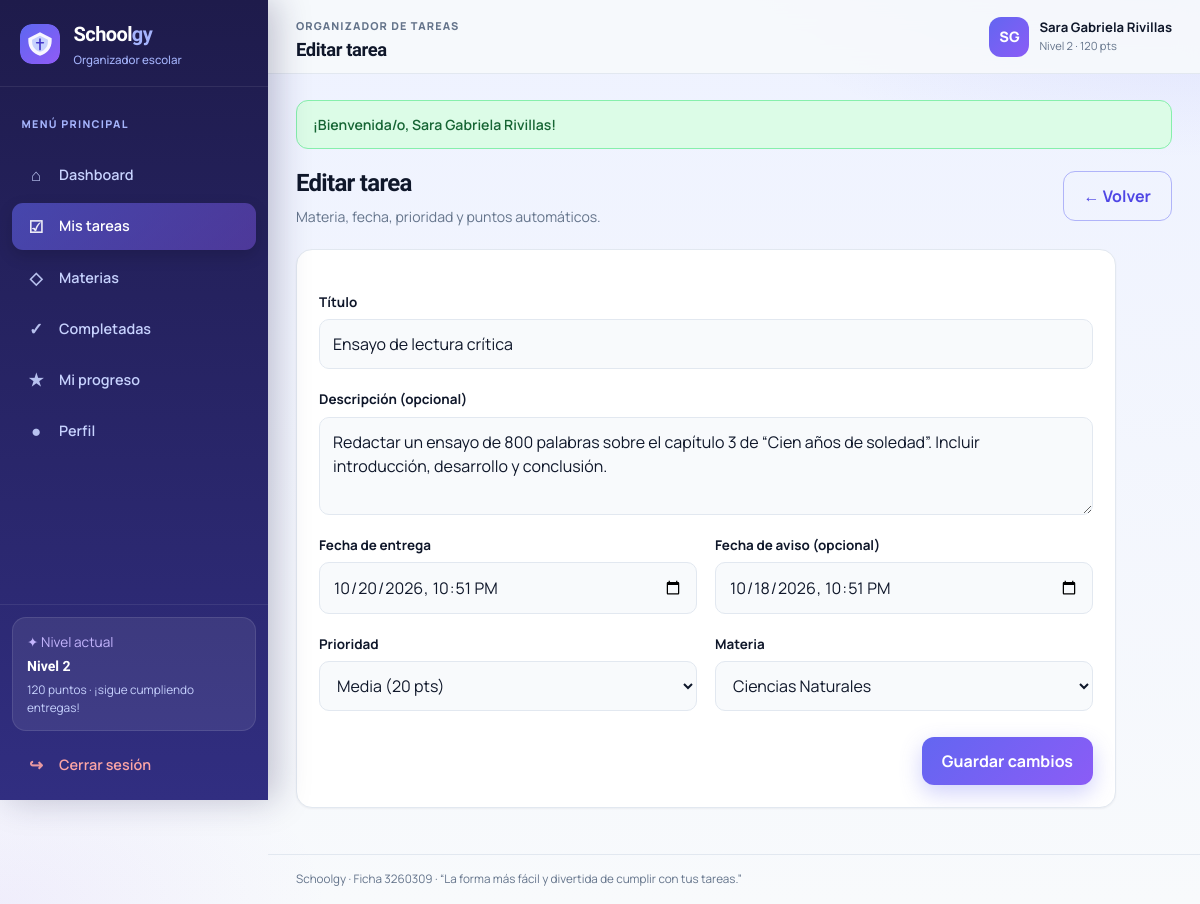
The page /tarea_form.php?id=2 (signed in) on the database its author committed.
### tables this page shows
CREATE TABLE tarea (
  id_tarea       INT UNSIGNED AUTO_INCREMENT PRIMARY KEY,
  titulo         VARCHAR(150) NOT NULL,
  descripcion    TEXT NULL,
  fecha_entrega  DATETIME NOT NULL,
  fecha_aviso    DATETIME NULL,
  prioridad      ENUM('alta','media','baja') NOT NULL DEFAULT 'media',
  estado         ENUM('pendiente','completada') NOT NULL DEFAULT 'pendiente',
  puntos         INT NOT NULL DEFAULT 10,
  id_usuario     INT UNSIGNED NOT NULL,
  id_materia     INT UNSIGNED NOT NULL,
  completada_en  DATETIME NULL,
  CONSTRAINT fk_tarea_usuario
    FOREIGN KEY (id_usuario) REFERENCES usuario (id_usuario)
    ON UPDATE CASCADE
    ON DELETE RESTRICT,
  CONSTRAINT fk_tarea_materia
    FOREIGN KEY (id_materia) REFERENCES materia (id_materia)
    ON UPDATE CASCADE
    ON DELETE RESTRICT
);

### includes/funciones.php (called while the page is built, shortened)
<?php
function e(string $texto): string
{
    return htmlspecialchars($texto, ENT_QUOTES, 'UTF-8');
}

### tarea_form.php (the view, shortened to what this page needs)
<?php
require_once __DIR__ . '/includes/conexion.php';
require_once __DIR__ . '/includes/funciones.php';
$id = (int) $_SESSION['id_usuario'];
$idTarea = (int) ($_GET['id'] ?? 0);
$tarea = null;
if ($idTarea > 0) {
    $s = $mysqli->prepare(
        'SELECT * FROM tarea WHERE id_tarea = ? AND id_usuario = ? LIMIT 1'
    );
    $s->bind_param('ii', $idTarea, $id);
    $s->execute();
    $tarea = $s->get_result()->fetch_assoc();
}
$mats = $mysqli->prepare('SELECT id_materia, nombre, color FROM materia WHERE id_usuario = ? ORDER BY nombre');
$mats->bind_param('i', $id);
$mats->execute();
$materias = $mats->get_result()->fetch_all(MYSQLI_ASSOC);
$vTitulo = $_POST['titulo'] ?? ($tarea['titulo'] ?? '');
$vDesc   = $_POST['descripcion'] ?? ($tarea['descripcion'] ?? '');
$vPrio   = $_POST['prioridad'] ?? ($tarea['prioridad'] ?? 'media');
$vMat    = (int) ($_POST['id_materia'] ?? ($tarea['id_materia'] ?? 0));
function aDatetimeLocal(?string $sqlFecha): string
{
    $dt = DateTime::createFromFormat('Y-m-d H:i:s', $sqlFecha);
    return $dt ? $dt->format('Y-m-d\TH:i') : '';
}
$vEntrega = $_POST['fecha_entrega'] ?? aDatetimeLocal($tarea['fecha_entrega'] ?? null);
$vAviso   = $_POST['fecha_aviso'] ?? aDatetimeLocal($tarea['fecha_aviso'] ?? null);
$tituloPagina = $tarea ? 'Editar tarea' : 'Registrar tarea';
require __DIR__ . '/includes/layout_inicio.php';
?>
<div class="page-heading">
  <div>
    <h1><?= e($tituloPagina) ?></h1>
    <p>Materia, fecha, prioridad y puntos automáticos.</p>
  </div>
  <a class="btn btn-outline" href="tareas.php">← Volver</a>
</div>
<section class="section-card form-card" style="max-width:820px">
  <form method="post">
    <div class="form-grid">
      <div class="form-span">
        <label for="titulo">Título</label>
        <input id="titulo" name="titulo" minlength="3" maxlength="150" required value="<?= e($vTitulo) ?>">
      </div>
      <div class="form-span">
        <label for="descripcion">Descripción (opcional)</label>
        <textarea id="descripcion" name="descripcion" rows="3"><?= e($vDesc) ?></textarea>
      </div>
      <div>
        <label for="fecha_entrega">Fecha de entrega</label>
        <input id="fecha_entrega" name="fecha_entrega" type="datetime-local" required value="<?= e($vEntrega) ?>">
      </div>
      <div>
        <label for="fecha_aviso">Fecha de aviso (opcional)</label>
        <input id="fecha_aviso" name="fecha_aviso" type="datetime-local" value="<?= e($vAviso) ?>">
      </div>
      <div>
        <label for="prioridad">Prioridad</label>
        <select id="prioridad" name="prioridad" required>
          <option value="media" <?= $vPrio === 'media' ? 'selected' : '' ?>>Media (20 pts)</option>
        </select>
      </div>
      <div>
        <label for="id_materia">Materia</label>
        <select id="id_materia" name="id_materia" required>
          <?php foreach ($materias as $m): ?>
            <option value="<?= (int) $m['id_materia'] ?>" <?= $vMat === (int) $m['id_materia'] ? 'selected' : '' ?>>
              <?= e($m['nombre']) ?>
            </option>
          <?php endforeach; ?>
        </select>
      </div>
    </div>
    <div class="form-actions">
      <button class="btn btn-primary" type="submit"><?= $tarea ? 'Guardar cambios' : 'Registrar tarea' ?></button>
    </div>
  </form>
</section>
<?php require __DIR__ . '/includes/layout_fin.php'; ?>

### css/app.css (style rules this page uses)
:root { --primary: #6366f1; --primary-dark: #4f46e5; --primary-soft: #e0e7ff; --secondary: #8b5cf6; --indigo-glow: rgba(99, 102, 241, 0.18); --success: #16a34a; --success-bg: #dcfce7; --danger: #dc2626; --danger-bg: #fee2e2; --warning: #d97706; --warning-bg: #fffbeb; --dark: #0f172a; --text: #334155; --muted: #64748b; --bg: #eef2ff; --bg-2: #f8fafc; --white: #ffffff; --border: #e2e8f0; --sidebar: #1e1b4b; --sidebar-2: #312e81; --sidebar-hover: rgba(255, 255, 255, 0.1); --font: "Manrope", system-ui, sans-serif; --display: "Sora", "Manrope", sans-serif; --shadow: 0 10px 30px rgba(15, 23, 42, 0.07); --shadow-sm: 0 1px 2px rgba(15, 23, 42, 0.05); --radius: 16px; --radius-sm: 10px; --sidebar-w: 268px; }
*, *::before, *::after { box-sizing: border-box; }
html { scroll-behavior: smooth; overflow-x: clip; }
body { margin: 0; font-family: var(--font); background: radial-gradient(ellipse 80% 50% at 100% -10%, var(--indigo-glow), transparent 55%), radial-gradient(ellipse 55% 40% at 0% 100%, rgba(139, 92, 246, 0.08), transparent 50%), linear-gradient(180deg, var(--bg) 0%, var(--bg-2) 100%); color: var(--text); line-height: 1.5; min-height: 100vh; min-height: 100dvh; -webkit-font-smoothing: antialiased; overflow-x: clip; }
a { color: inherit; text-decoration: none; transition: color .15s; }
button, input, select, textarea { font: inherit; }
button { cursor: pointer; }
.btn { border: 0; border-radius: 12px; padding: 12px 20px; font-weight: 700; display: inline-flex; align-items: center; justify-content: center; gap: 8px; transition: transform .2s, background .2s, box-shadow .2s; }
.btn-primary { background: linear-gradient(135deg, var(--primary), var(--secondary)); color: white; box-shadow: 0 8px 22px rgba(99, 102, 241, .3); }
.btn-outline { background: transparent; color: var(--primary-dark); border: 1.5px solid rgba(99, 102, 241, .45); }
.auth-card label, .form-card label { font-size: .84rem; color: var(--dark); font-weight: 700; margin-top: 6px; }
.auth-card input, .form-card input, .form-card select, .form-card textarea, .toolbar input, .toolbar select { width: 100%; background: #f8fafc; border: 1px solid var(--border); border-radius: 10px; padding: 12px 13px; color: var(--dark); outline: none; transition: border-color .15s, box-shadow .15s; }
.welcome-row, .page-heading { display: flex; align-items: center; justify-content: space-between; gap: 18px; margin-bottom: 22px; }
.welcome-row h1, .page-heading h1 { font-family: var(--display); font-size: 1.5rem; letter-spacing: -.03em; color: var(--dark); margin: 0; }
.welcome-row p, .page-heading p { color: var(--muted); font-size: .88rem; margin: 5px 0 0; }
.section-card { background: var(--white); border: 1px solid var(--border); border-radius: 16px; margin-bottom: 20px; overflow: hidden; box-shadow: var(--shadow-sm); }
.form-card { padding: 22px; }
.form-card form { margin-top: 14px; display: flex; flex-direction: column; gap: 8px; }
.form-grid { display: grid; grid-template-columns: 1fr 1fr; gap: 14px 18px; }
.form-grid > div { display: flex; flex-direction: column; gap: 7px; }
.form-span { grid-column: 1 / -1; }
.form-actions { display: flex; justify-content: flex-end; gap: 10px; margin-top: 18px; flex-wrap: wrap; }

### rows shown on the page
tarea: titulo "Ensayo de lectura crítica", descripcion "Redactar un ensayo de 800 palabras sobre el capítulo 3 de “Cien años de soledad”. Incluir introducción, desarrollo y conclusión.", fecha_entrega "10/20/2026 22:51", fecha_aviso "10/18/2026 22:51", prioridad "Media (20 pts)"

### other values the page prints
$nivelSesion "2"
$puntosSesion "120"
$tituloPagina "Editar tarea"
$inicial "SG"
$usuarioNombre "Sara Gabriela Rivillas"
$flash['texto'] "¡Bienvenida/o, Sara Gabriela Rivillas!"
form field id_materia "Ciencias Naturales"
